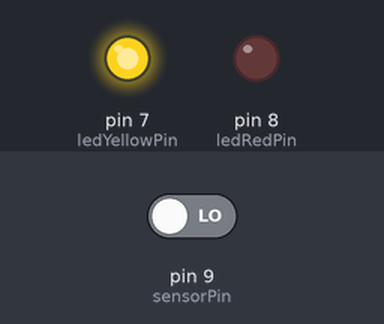
This sketch was run on a simulated Arduino Uno, built with avr-gcc and run on an emulated ATmega328P. On the bench: output pins drawn as LEDs (lit = HIGH). Inputs (shaded band) come from the test bench; at power-on: pin 9 (sensorPin) LOW.

Above: at 1.2 s.
1.3 s: pin 9 (sensorPin) driven HIGH
At 1.9 s:
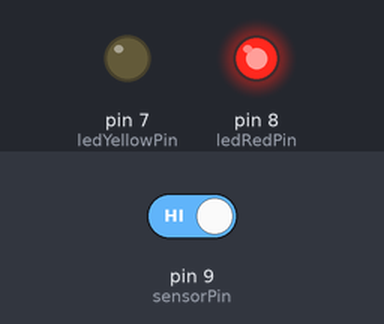
2.8 s: pin 9 (sensorPin) driven LOW
At 4.2 s:
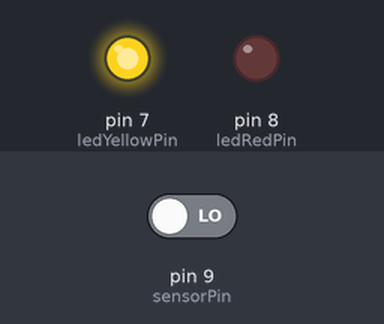
Timing chart, 0 to 5.8 s (numbered marks = the images above; inputs shaded):
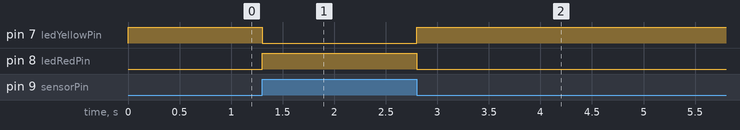

The sketch:

avoidance-sensor.ino
```cpp
/**
   Avoidance Sensor
   @since 2018-11-02
   @author Michael
   @version 1.0.0
*/

// declaration
int count = 0;
int ledYellowPin = 7;
int ledRedPin = 8;
int sensorPin = 9;
int sensorValue;

void setup() {
  Serial.begin (9600);

  pinMode (ledYellowPin, OUTPUT);
  pinMode (ledRedPin, OUTPUT);
  pinMode (sensorPin, INPUT);
}

void loop()
{
  sensorValue = digitalRead(sensorPin);

  if (sensorValue == HIGH) {
    digitalWrite(ledRedPin, HIGH);
    digitalWrite(ledYellowPin, LOW);
  } else {
    digitalWrite(ledRedPin, LOW);
    digitalWrite(ledYellowPin, HIGH);
  }

  //Serial.print (count++);
  //Serial.print (" Sensor: ");
  //Serial.println (digitalRead(9)); //print the sensor output
  //delay (500); //wait half a second
}
```

Measured:
- after the input at 1.3 s, pin 7 (ledYellowPin): HIGH → LOW at once; pin 8 (ledRedPin): LOW → HIGH at once
- after the input at 2.8 s, pin 7 (ledYellowPin): LOW → HIGH at once; pin 8 (ledRedPin): HIGH → LOW at once
